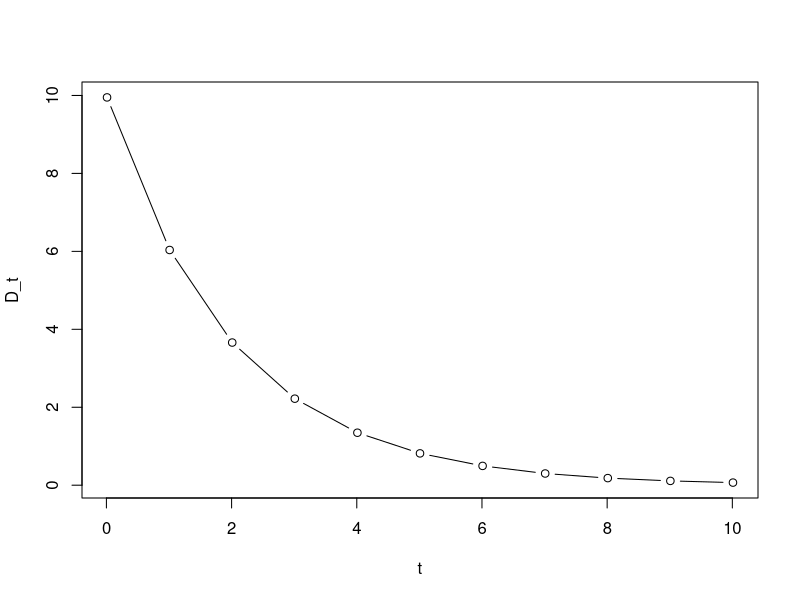
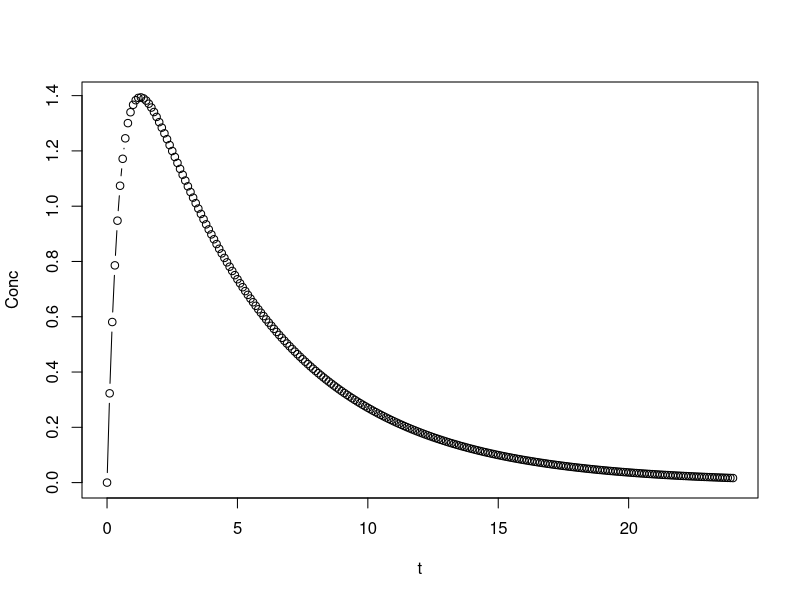
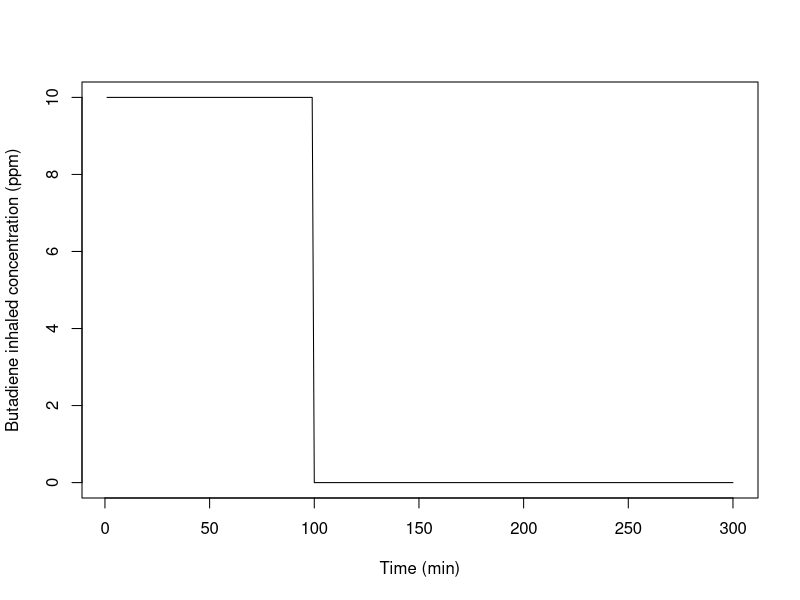
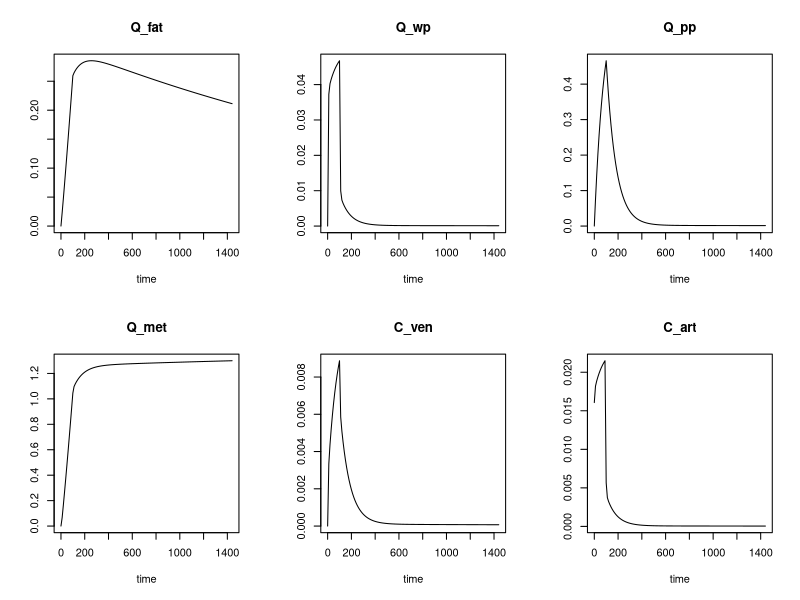
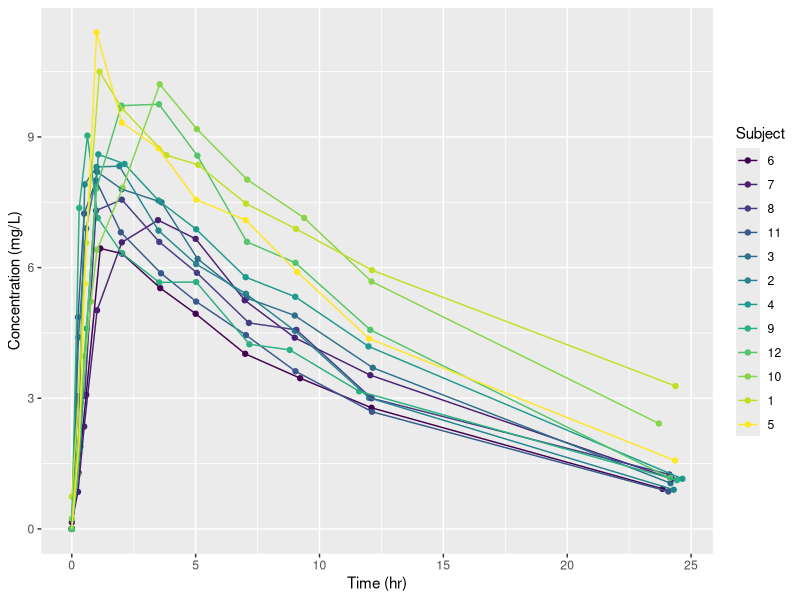

Write R code to recreate these figures, in order.
## ---- chunk 1
htmltools::tagList(rmarkdown::html_dependency_font_awesome())
library(ggplot2)
## ---- chunk 2
D_0 <- 10
t <- seq(0.01, 10.01, 1)
k_e <- 0.5
D_t <- D_0*exp(-k_e*t) 
plot(t, D_t, type = "b")
## ---- chunk 3
D <- 1            # Intake Dose (mass)
Fgutabs <- 0.9    # Absorption fraction (-)
k_e <- 0.2        # Elimination rate (1/time)
k_a <- 2.0        # Absorption rate (1/time)
V <- 0.5          # Distribution volume (vol.)
t <- seq(0, 24, 0.1)
A <- (D * Fgutabs * k_a)/(V * (k_a - k_e))
Conc <- A * exp(-k_e * t) - A * exp(-k_a * t)
## ---- chunk 4
plot(t, Conc, type = "b")
## ---- chunk 5
C_inh <- approxfun(x = c(0, 100), y=c(10,0), method = "constant", f = 0, rule = 2) 
## ---- chunk 6
plot(C_inh(1:300), type="l", xlab = "Time (min)", ylab = "Butadiene inhaled concentration (ppm)")
## ---- chunk 7
parameters <- c("BDM" = 73,            # Body mass (kg)
                "Height" = 1.6,        # Body height (m)
                "Age" = 40,            # in years
                "Sex" = 1,             # code 1 is male, 2 is female
                "Flow_pul" = 5,        # Pulmonary ventilation rate (L/min)
                "Pct_Deadspace" = 0.7, # Fraction of pulmonary deadspace
                "Vent_Perf" = 1.14,    # Ventilation over perfusion ratio
                "Pct_LBDM_wp" = 0.2,   # wp tissue as fraction of lean mass
                "Pct_Flow_fat" = 0.1,  # Fraction of cardiac output to fat
                "Pct_Flow_pp" = 0.35,  # ~ to pp
                "PC_art" = 2,          # Blood/air partition coefficient
                "PC_fat" = 22,         # Fat/blood ~
                "PC_wp" = 0.8,         # wp/blood ~
                "PC_pp" = 0.8,         # pp/blood ~
                "Kmetwp" = 0.25)       # Rate constant for metabolism
## ---- chunk 8
y <- c("Q_fat" = 0, # Quantity of butadiene in fat (mg)
       "Q_wp" = 0,  # ~ in well-perfused (mg)
       "Q_pp" = 0,  # ~ in poorly-perfused (mg)
       "Q_met" = 0) # ~ metabolized (mg)
## ---- chunk 9
# Define the model equations
bd.model = function(t, y, parameters) {
  with (as.list(y), {
    with (as.list(parameters), {
      
      # Define some known constants
      Height = 1.6       # use to calculate fraction of body fat
      Age = 40           # use to calculate fraction of body fat
      Sex = 1            # use to calculate fraction of body fat
      MW_bu = 54.0914    # butadiene molecular weight (in grams)

      # Conversions from/to ppm
      ppm_per_mM = 24450 # ppm to mM under normal conditions
      ppm_per_mg_per_l = ppm_per_mM / MW_bu
      mg_per_l_per_ppm = 1 / ppm_per_mg_per_l
      
      # Calculate Flow_alv from total pulmonary flow
      Flow_alv = Flow_pul * (1 - Pct_Deadspace)
      
      # Calculate total blood flow from Flow_alv and the V/P ratio
      Flow_tot = Flow_alv / Vent_Perf
      
      # Calculate fraction of body fat
      Pct_BDM_fat = (1.2 * BDM / (Height * Height) - 10.8
                     *(2 - Sex) + 0.23 * Age - 5.4) * 0.01
      
      # Actual volumes, 10% of body mass (bones…) get no butadiene
      Eff_V_fat = Pct_BDM_fat * BDM
      Eff_V_wp = Pct_LBDM_wp * BDM * (1 - Pct_BDM_fat)
      Eff_V_pp = 0.9 * BDM - Eff_V_fat - Eff_V_wp
      
      # Calculate actual blood flows from total flow and percent flows
      Flow_fat = Pct_Flow_fat * Flow_tot
      Flow_pp = Pct_Flow_pp * Flow_tot
      Flow_wp = Flow_tot * (1 - Pct_Flow_pp - Pct_Flow_fat)
      
      # Calculate the concentrations
      C_fat = Q_fat / Eff_V_fat
      C_wp = Q_wp / Eff_V_wp
      C_pp = Q_pp / Eff_V_pp
      
      # Venous blood concentrations at the organ exit
      Cout_fat = C_fat / PC_fat
      Cout_wp = C_wp / PC_wp
      Cout_pp = C_pp / PC_pp
      
      # Sum of Flow * Concentration for all compartments
      dQ_ven = Flow_fat * Cout_fat + Flow_wp * Cout_wp + Flow_pp * Cout_pp
      C_inh.current = C_inh(t) # to avoid calling C_inh() twice
      
      # Arterial blood concentration
      # Convert input given in ppm to mg/l to match other units
      C_art = (Flow_alv * C_inh.current * mg_per_l_per_ppm + dQ_ven) / (Flow_tot + Flow_alv / PC_art)
      
      # Venous blood concentration (mg/L)
      C_ven = dQ_ven / Flow_tot
      
      # Alveolar air concentration (mg/L)
      C_alv = C_art / PC_art
      
      # Exhaled air concentration (ppm)
      if (C_alv <= 0) {
        C_exh = 10E-30 # avoid round off errors
      } else {
        C_exh = (1 - Pct_Deadspace) * C_alv * ppm_per_mg_per_l + Pct_Deadspace * C_inh.current
      }
      
      # Quantity metabolized in liver (included in well-perfused)
      dQmet_wp = Kmetwp * Q_wp
      
      # Differentials for quantities
      dQ_fat = Flow_fat * (C_art - Cout_fat)
      dQ_wp = Flow_wp * (C_art - Cout_wp) - dQmet_wp
      dQ_pp = Flow_pp * (C_art - Cout_pp)
      dQ_met = dQmet_wp

      # The function bd.model must return at least the derivatives
      list(c(dQ_fat, dQ_wp, dQ_pp, dQ_met), # derivatives
           c("C_ven" = C_ven, "C_art" = C_art)) # extra outputs

    }) # end with parameters
  }) # end with y
} # end bd.model

## ---- chunk 10
# Define the computation output times
t <- seq(from=0, to=1440, by=10)

# Solve ODE
library(deSolve)
out <- ode(times=t, func=bd.model, 
           y=y, parms=parameters)
head(out)
## ---- chunk 11
plot(out)
## ---- chunk 12
ggplot(Theoph, aes(x = Time, y =conc, color = Subject)) + 
  geom_point() + geom_line() + labs(x = "Time (hr)", y = "Concentration (mg/L)")
